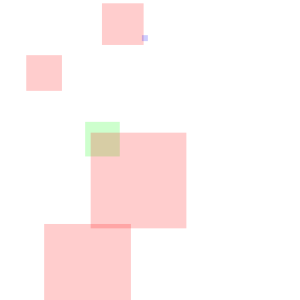
Frame 1 (no input)
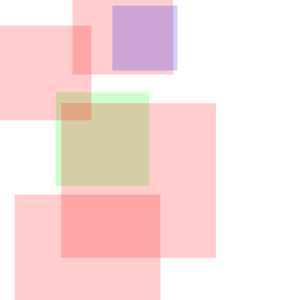
Frame 60 (the mouse pressed at the canvas centre just before this capture)
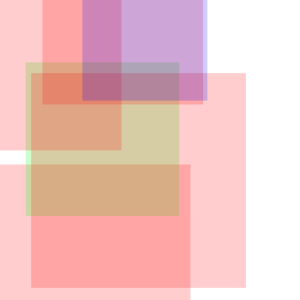
Frame 120 (the mouse held since frame 60 and released just before this capture)

The Processing sketch that drew these frames (run headless with seeded random() and noise(); from frame 60 on, the mouse is pressed at the canvas centre):

// Processing sketch: processing_24754
// ── processing_24754.pde

int num = 6;
float rectSize = random(100);
 
Rect[] myRect = new Rect[num];
color[] myColors = new color [3];
 
void setup() {
 
  size(300,300);
 
  myColors[0] = color(255,0,0,50);
  myColors[1] = color(0,255,0,50);
  myColors[2] = color(0,0,255,50);
 
  for(int i=0; i<myRect.length; i++) {
    myRect[i] = new Rect();
  }
  noStroke();
  rectMode(CENTER);
}
void draw() {
  background(255);
 
  for(int i=0; i<myRect.length; i++) {
    myRect[i].update();
    myRect[i].draw();
  }
}
 
class Rect {
 
  float x = random(20, width-20) ;
  float y = random(20, height-20) ;
  color col = myColors[floor(random(0,3))] ;
  float rectSize = random(100) ;
 
  Rect() {
  }
 
  void update() {
    rectSize++;
    if (rectSize > width) {
      rectSize = 1;
       
    }
  }
 
    void draw() {
      fill(col) ;
      rect(x,y,rectSize,rectSize) ;
    }
  }
